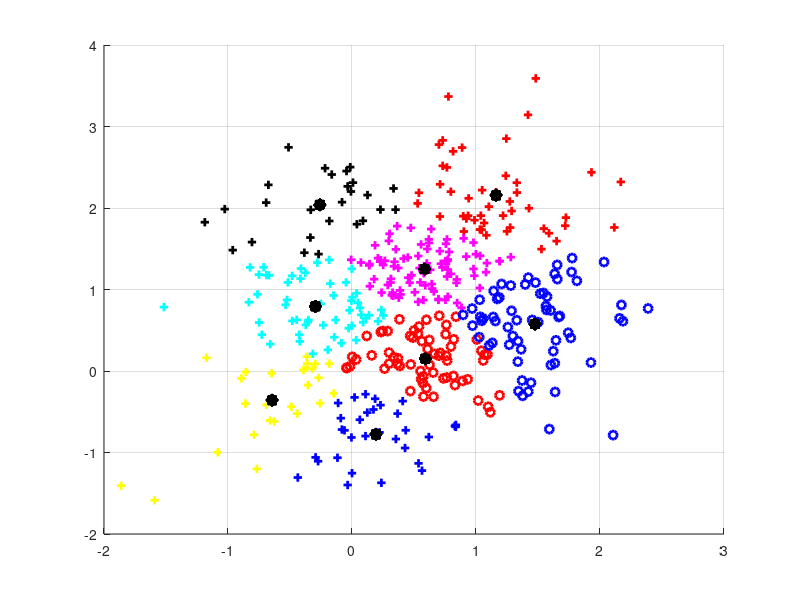

Reproduce this figure in MATLAB.

%% Generate Points
Sigma = [0.5 0.05; 0.05 0.5];
f1    = mvnrnd([0.5 0]  ,Sigma,100);
f2    = mvnrnd([0.5 0.5],Sigma,100);
f3    = mvnrnd([0.5 1]  ,Sigma,100);
f4    = mvnrnd([0.5 1.5],Sigma,100);
F     = [f1;f2;f3;f4];
%% K-means
K     = 8;                                            % Cluster Numbers
KMI   = 40;                                           % K-means Iteration
CENTS = F( ceil(rand(K,1)*size(F,1)) ,:);             % Cluster Centers
DAL   = zeros(size(F,1),K+2);                         % Distances and Labels
CV    = '+r+b+c+m+k+yorobocomokoysrsbscsmsksy';       % Color Vector
for n = 1:KMI
        
   for i = 1:size(F,1)
      for j = 1:K  
        DAL(i,j) = norm(F(i,:) - CENTS(j,:));      
      end
      [Distance CN] = min(DAL(i,1:K));                % 1:K are Distance from Cluster Centers 1:K 
      DAL(i,K+1) = CN;                                % K+1 is Cluster Label
      DAL(i,K+2) = Distance;                          % K+2 is Minimum Distance
   end
   for i = 1:K
      A = (DAL(:,K+1) == i);                          % Cluster K Points
      CENTS(i,:) = mean(F(A,:));                      % New Cluster Centers
      if sum(isnan(CENTS(:))) ~= 0                    % If CENTS(i,:) Is Nan Then Replace It With Random Point
         NC = find(isnan(CENTS(:,1)) == 1);           % Find Nan Centers
         for Ind = 1:size(NC,1)
         CENTS(NC(Ind),:) = F(randi(size(F,1)),:);
         end
      end
   end
   

%% Plot   
clf
figure(1)
hold on
 for i = 1:K
PT = F(DAL(:,K+1) == i,:);                            % Find points of each cluster    
plot(PT(:,1),PT(:,2),CV(2*i-1:2*i),'LineWidth',2);    % Plot points with determined color and shape
plot(CENTS(:,1),CENTS(:,2),'*k','LineWidth',7);       % Plot cluster centers
 end
hold off
grid on
pause(0.1)
end

%% Kmeans ++

function [L,C] = kmeans(X,k)
%   [L,C] = kmeans(X,k) produces a 1-by-size(X,2) vector L with one class
%   label per column in X and a size(X,1)-by-k matrix C containing the
%   centers corresponding to each class.%
L = [];
L1 = 0;
while length(unique(L)) ~= k
    
    % The k-means++ initialization.
    C = X(:,1+round(rand*(size(X,2)-1)));
    L = ones(1,size(X,2));
    for i = 2:k
        D = X-C(:,L);
        D = cumsum(sqrt(dot(D,D,1)));
        if D(end) == 0, C(:,i:k) = X(:,ones(1,k-i+1)); return; end
        C(:,i) = X(:,find(rand < D/D(end),1));
        [~,L] = max(bsxfun(@minus,2*real(C'*X),dot(C,C,1).'));
    end
    
    % The k-means algorithm.
    while any(L ~= L1)
        L1 = L;
        for i = 1:k, l = L==i; C(:,i) = sum(X(:,l),2)/sum(l); end
        [~,L] = max(bsxfun(@minus,2*real(C'*X),dot(C,C,1).'),[],1);
    end
    
end


